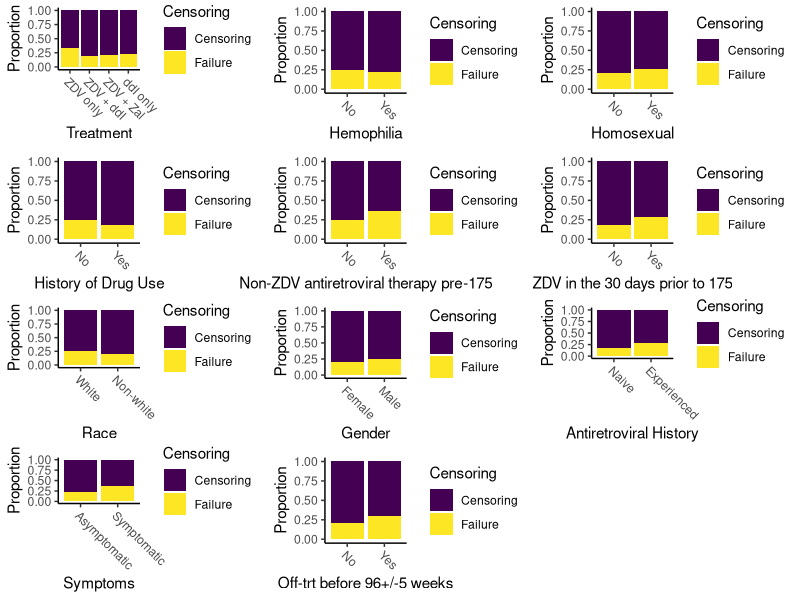

Reproduce this figure in R.
## ---- chunk 1
library(tidyverse)
library(knitr)
library(viridis)
knitr::opts_chunk$set(echo = FALSE, message = FALSE)
## ---- chunk 2
aids_df <- read_csv("aids.csv") %>%
  mutate(
    cid = factor(cid),
    trt = factor(trt, levels = 0:3, labels = c("ZDV only", "ZDV + ddI", "ZDV + Zal", "ddI only")),
    hemo = factor(hemo, levels = 0:1, labels = c("No", "Yes")),
    homo = factor(homo, levels = 0:1, labels = c("No", "Yes")),
    drugs = factor(drugs, levels = 0:1, labels = c("No", "Yes")),
    oprior = factor(oprior, levels = 0:1, labels = c("No", "Yes")),
    z30 = factor(z30, levels = 0:1, labels = c("No", "Yes")),
    zprior = factor(zprior, levels = 0:1, labels = c("No", "Yes")),
    race = factor(race, levels = 0:1, labels = c("White", "Non-white")),
    gender = factor(gender, levels = 0:1, labels = c("Female", "Male")),
    str2 = factor(str2, levels = 0:1, labels = c("Naive", "Experienced")),
    strat = factor(strat, levels = 1:3, labels = c("Antiretroviral Naive", "> 1 but <= 52 weeks of prior antiretroviral therapy", "> 52 weeks")),
    symptom = factor(symptom, levels = 0:1, labels = c("Asymptomatic", "Symptomatic")),
    treat = factor(treat, levels = 0:1, labels = c("ZDV only", "Others")),
    offtrt = factor(offtrt, levels = 0:1, labels = c("No", "Yes"))
  )
## ---- chunk 3
comp_bar <- function(x, xlab) {
  ggplot(data = aids_df, mapping = aes(x = .data[[x]], fill = cid)) +
    geom_bar(position = "fill") +
    scale_fill_viridis_d(labels = c("Censoring", "Failure")) +
    scale_x_discrete(guide = guide_axis(angle = -45)) +
    labs(x = xlab, y = "Proportion", fill = "Censoring") +
    theme_classic()
}
vars_to_plot = c("trt", "hemo", "homo", "drugs", "oprior", "z30", 
                 "race", "gender", "str2", "symptom", "offtrt")
labels_to_plot <- c("Treatment", "Hemophilia", "Homosexual", 
                    "History of Drug Use", 
                    "Non-ZDV antiretroviral therapy pre-175", 
                    "ZDV in the 30 days prior to 175", "Race",
                    "Gender", "Antiretroviral History", "Symptoms", 
                    "Off-trt before 96+/-5 weeks")
plots <- map2(vars_to_plot, labels_to_plot, comp_bar)
do.call(gridExtra::grid.arrange, plots)
